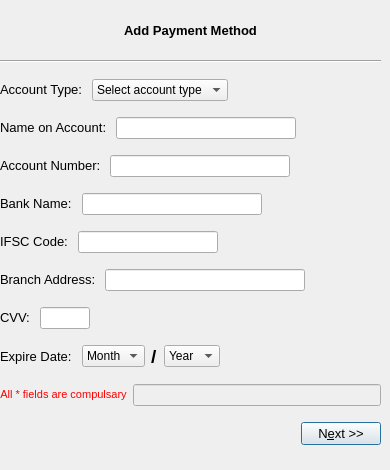
<?xml version="1.0" encoding="UTF-8"?>
<ui version="4.0">
 <class>CustomerPayment</class>
 <widget class="QWidget" name="CustomerPayment">
  <property name="geometry">
   <rect>
    <x>0</x>
    <y>0</y>
    <width>390</width>
    <height>470</height>
   </rect>
  </property>
  <property name="windowTitle">
   <string>Form</string>
  </property>
  <widget class="QWidget" name="">
   <property name="geometry">
    <rect>
     <x>0</x>
     <y>20</y>
     <width>381</width>
     <height>22</height>
    </rect>
   </property>
   <layout class="QHBoxLayout" name="horizontalLayout_11">
    <item>
     <spacer name="horizontalSpacer_13">
      <property name="orientation">
       <enum>Qt::Horizontal</enum>
      </property>
      <property name="sizeHint" stdset="0">
       <size>
        <width>40</width>
        <height>20</height>
       </size>
      </property>
     </spacer>
    </item>
    <item>
     <widget class="QLabel" name="titleLabel">
      <property name="font">
       <font>
        <pointsize>10</pointsize>
       </font>
      </property>
      <property name="text">
       <string>&lt;html&gt;&lt;center&gt;&lt;b&gt;&lt;p&gt;Add Payment Method&lt;/p&gt;&lt;/b&gt;&lt;/center&gt;&lt;/html&gt;</string>
      </property>
     </widget>
    </item>
    <item>
     <spacer name="horizontalSpacer_14">
      <property name="orientation">
       <enum>Qt::Horizontal</enum>
      </property>
      <property name="sizeHint" stdset="0">
       <size>
        <width>40</width>
        <height>20</height>
       </size>
      </property>
     </spacer>
    </item>
   </layout>
  </widget>
  <widget class="QWidget" name="">
   <property name="geometry">
    <rect>
     <x>0</x>
     <y>50</y>
     <width>381</width>
     <height>411</height>
    </rect>
   </property>
   <layout class="QVBoxLayout" name="verticalLayout">
    <item>
     <widget class="Line" name="hline">
      <property name="orientation">
       <enum>Qt::Horizontal</enum>
      </property>
     </widget>
    </item>
    <item>
     <layout class="QHBoxLayout" name="horizontalLayout">
      <item>
       <widget class="QLabel" name="acTypeLabel">
        <property name="font">
         <font>
          <pointsize>10</pointsize>
         </font>
        </property>
        <property name="text">
         <string>&lt;html&gt;&lt;center&gt;&lt;p align =&quot;left&quot; &gt;Account Type:   &lt;/p&gt;&lt;/center&gt;&lt;/html&gt;</string>
        </property>
        <property name="buddy">
         <cstring>acTypeBox</cstring>
        </property>
       </widget>
      </item>
      <item>
       <widget class="QComboBox" name="acTypeBox">
        <item>
         <property name="text">
          <string>Select account type</string>
         </property>
        </item>
        <item>
         <property name="text">
          <string>Bank Account</string>
         </property>
        </item>
        <item>
         <property name="text">
          <string>Debit Card</string>
         </property>
        </item>
        <item>
         <property name="text">
          <string>Credit Card</string>
         </property>
        </item>
        <item>
         <property name="text">
          <string>UPI Number</string>
         </property>
        </item>
       </widget>
      </item>
      <item>
       <spacer name="horizontalSpacer">
        <property name="orientation">
         <enum>Qt::Horizontal</enum>
        </property>
        <property name="sizeHint" stdset="0">
         <size>
          <width>40</width>
          <height>20</height>
         </size>
        </property>
       </spacer>
      </item>
     </layout>
    </item>
    <item>
     <layout class="QHBoxLayout" name="horizontalLayout_2">
      <item>
       <widget class="QLabel" name="noaLabel">
        <property name="font">
         <font>
          <pointsize>10</pointsize>
         </font>
        </property>
        <property name="text">
         <string>&lt;html&gt;&lt;center&gt;&lt;p align =&quot;left&quot; &gt;Name on Account:   &lt;/p&gt;&lt;/center&gt;&lt;/html&gt;</string>
        </property>
        <property name="buddy">
         <cstring>noaEdit</cstring>
        </property>
       </widget>
      </item>
      <item>
       <widget class="QLineEdit" name="noaEdit">
        <property name="minimumSize">
         <size>
          <width>180</width>
          <height>0</height>
         </size>
        </property>
       </widget>
      </item>
      <item>
       <spacer name="horizontalSpacer_2">
        <property name="orientation">
         <enum>Qt::Horizontal</enum>
        </property>
        <property name="sizeHint" stdset="0">
         <size>
          <width>40</width>
          <height>20</height>
         </size>
        </property>
       </spacer>
      </item>
     </layout>
    </item>
    <item>
     <layout class="QHBoxLayout" name="horizontalLayout_3">
      <item>
       <widget class="QLabel" name="aNumberLabel">
        <property name="font">
         <font>
          <pointsize>10</pointsize>
         </font>
        </property>
        <property name="text">
         <string>&lt;html&gt;&lt;center&gt;&lt;p align =&quot;left&quot; &gt;Account Number:   &lt;/p&gt;&lt;/center&gt;&lt;/html&gt;</string>
        </property>
        <property name="buddy">
         <cstring>aNumberEdit</cstring>
        </property>
       </widget>
      </item>
      <item>
       <widget class="QLineEdit" name="aNumberEdit">
        <property name="minimumSize">
         <size>
          <width>180</width>
          <height>0</height>
         </size>
        </property>
       </widget>
      </item>
      <item>
       <spacer name="horizontalSpacer_3">
        <property name="orientation">
         <enum>Qt::Horizontal</enum>
        </property>
        <property name="sizeHint" stdset="0">
         <size>
          <width>40</width>
          <height>20</height>
         </size>
        </property>
       </spacer>
      </item>
     </layout>
    </item>
    <item>
     <layout class="QHBoxLayout" name="horizontalLayout_4">
      <item>
       <widget class="QLabel" name="bNameLabel">
        <property name="font">
         <font>
          <pointsize>10</pointsize>
         </font>
        </property>
        <property name="text">
         <string>&lt;html&gt;&lt;center&gt;&lt;p align =&quot;left&quot; &gt;Bank Name:   &lt;/p&gt;&lt;/center&gt;&lt;/html&gt;</string>
        </property>
        <property name="buddy">
         <cstring>bNameEdit</cstring>
        </property>
       </widget>
      </item>
      <item>
       <widget class="QLineEdit" name="bNameEdit">
        <property name="minimumSize">
         <size>
          <width>180</width>
          <height>0</height>
         </size>
        </property>
       </widget>
      </item>
      <item>
       <spacer name="horizontalSpacer_4">
        <property name="orientation">
         <enum>Qt::Horizontal</enum>
        </property>
        <property name="sizeHint" stdset="0">
         <size>
          <width>40</width>
          <height>20</height>
         </size>
        </property>
       </spacer>
      </item>
     </layout>
    </item>
    <item>
     <layout class="QHBoxLayout" name="horizontalLayout_5">
      <item>
       <widget class="QLabel" name="ifscLabel">
        <property name="font">
         <font>
          <pointsize>10</pointsize>
         </font>
        </property>
        <property name="text">
         <string>&lt;html&gt;&lt;center&gt;&lt;p align =&quot;left&quot; &gt;IFSC Code:   &lt;/p&gt;&lt;/center&gt;&lt;/html&gt;</string>
        </property>
        <property name="buddy">
         <cstring>ifscEdit</cstring>
        </property>
       </widget>
      </item>
      <item>
       <widget class="QLineEdit" name="ifscEdit">
        <property name="sizePolicy">
         <sizepolicy hsizetype="Fixed" vsizetype="Fixed">
          <horstretch>0</horstretch>
          <verstretch>0</verstretch>
         </sizepolicy>
        </property>
        <property name="minimumSize">
         <size>
          <width>140</width>
          <height>0</height>
         </size>
        </property>
        <property name="maximumSize">
         <size>
          <width>140</width>
          <height>16777215</height>
         </size>
        </property>
       </widget>
      </item>
      <item>
       <spacer name="horizontalSpacer_5">
        <property name="orientation">
         <enum>Qt::Horizontal</enum>
        </property>
        <property name="sizeHint" stdset="0">
         <size>
          <width>40</width>
          <height>20</height>
         </size>
        </property>
       </spacer>
      </item>
     </layout>
    </item>
    <item>
     <layout class="QHBoxLayout" name="horizontalLayout_6">
      <item>
       <widget class="QLabel" name="bAddLabel">
        <property name="font">
         <font>
          <pointsize>10</pointsize>
         </font>
        </property>
        <property name="text">
         <string>&lt;html&gt;&lt;center&gt;&lt;p align =&quot;left&quot; &gt;Branch Address:   &lt;/p&gt;&lt;/center&gt;&lt;/html&gt;</string>
        </property>
        <property name="buddy">
         <cstring>bAddEdit</cstring>
        </property>
       </widget>
      </item>
      <item>
       <widget class="QLineEdit" name="bAddEdit">
        <property name="minimumSize">
         <size>
          <width>200</width>
          <height>0</height>
         </size>
        </property>
       </widget>
      </item>
      <item>
       <spacer name="horizontalSpacer_6">
        <property name="orientation">
         <enum>Qt::Horizontal</enum>
        </property>
        <property name="sizeHint" stdset="0">
         <size>
          <width>40</width>
          <height>20</height>
         </size>
        </property>
       </spacer>
      </item>
     </layout>
    </item>
    <item>
     <layout class="QHBoxLayout" name="horizontalLayout_7">
      <item>
       <widget class="QLabel" name="cvvLabel">
        <property name="font">
         <font>
          <pointsize>10</pointsize>
         </font>
        </property>
        <property name="text">
         <string>&lt;html&gt;&lt;center&gt;&lt;p align =&quot;left&quot; &gt;CVV:	&lt;/p&gt;&lt;/center&gt;&lt;/html&gt;</string>
        </property>
        <property name="buddy">
         <cstring>cvvEdit</cstring>
        </property>
       </widget>
      </item>
      <item>
       <widget class="QLineEdit" name="cvvEdit">
        <property name="sizePolicy">
         <sizepolicy hsizetype="Fixed" vsizetype="Fixed">
          <horstretch>0</horstretch>
          <verstretch>0</verstretch>
         </sizepolicy>
        </property>
        <property name="minimumSize">
         <size>
          <width>50</width>
          <height>0</height>
         </size>
        </property>
        <property name="maximumSize">
         <size>
          <width>50</width>
          <height>16777215</height>
         </size>
        </property>
       </widget>
      </item>
      <item>
       <spacer name="horizontalSpacer_7">
        <property name="orientation">
         <enum>Qt::Horizontal</enum>
        </property>
        <property name="sizeHint" stdset="0">
         <size>
          <width>40</width>
          <height>20</height>
         </size>
        </property>
       </spacer>
      </item>
     </layout>
    </item>
    <item>
     <layout class="QHBoxLayout" name="horizontalLayout_8">
      <item>
       <widget class="QLabel" name="exDateLabel">
        <property name="font">
         <font>
          <pointsize>10</pointsize>
         </font>
        </property>
        <property name="text">
         <string>&lt;html&gt;&lt;center&gt;&lt;p align =&quot;left&quot; &gt;Expire Date:	&lt;/p&gt;&lt;/center&gt;&lt;/html&gt;</string>
        </property>
       </widget>
      </item>
      <item>
       <widget class="QComboBox" name="monthBox">
        <item>
         <property name="text">
          <string>Month</string>
         </property>
        </item>
        <item>
         <property name="text">
          <string>Jan</string>
         </property>
        </item>
        <item>
         <property name="text">
          <string>Feb</string>
         </property>
        </item>
        <item>
         <property name="text">
          <string>Mar</string>
         </property>
        </item>
        <item>
         <property name="text">
          <string>April</string>
         </property>
        </item>
        <item>
         <property name="text">
          <string>May</string>
         </property>
        </item>
        <item>
         <property name="text">
          <string>Jun</string>
         </property>
        </item>
        <item>
         <property name="text">
          <string>July</string>
         </property>
        </item>
        <item>
         <property name="text">
          <string>Aug</string>
         </property>
        </item>
        <item>
         <property name="text">
          <string>Sept</string>
         </property>
        </item>
        <item>
         <property name="text">
          <string>Oct</string>
         </property>
        </item>
        <item>
         <property name="text">
          <string>Nov</string>
         </property>
        </item>
        <item>
         <property name="text">
          <string>Dec</string>
         </property>
        </item>
       </widget>
      </item>
      <item>
       <widget class="QLabel" name="label_10">
        <property name="font">
         <font>
          <pointsize>14</pointsize>
         </font>
        </property>
        <property name="text">
         <string>&lt;html&gt;&lt;center&gt;&lt;p align =&quot;left&quot; &gt;&lt;b&gt;/&lt;/b&gt;&lt;/p&gt;&lt;/center&gt;&lt;/html&gt;</string>
        </property>
       </widget>
      </item>
      <item>
       <widget class="QComboBox" name="yearBox">
        <item>
         <property name="text">
          <string>Year</string>
         </property>
        </item>
       </widget>
      </item>
      <item>
       <spacer name="horizontalSpacer_8">
        <property name="orientation">
         <enum>Qt::Horizontal</enum>
        </property>
        <property name="sizeHint" stdset="0">
         <size>
          <width>40</width>
          <height>20</height>
         </size>
        </property>
       </spacer>
      </item>
     </layout>
    </item>
    <item>
     <layout class="QHBoxLayout" name="horizontalLayout_10">
      <item>
       <widget class="QLabel" name="errorLabel">
        <property name="font">
         <font>
          <pointsize>8</pointsize>
         </font>
        </property>
        <property name="styleSheet">
         <string notr="true">QLabel {
color: red
}</string>
        </property>
        <property name="text">
         <string>&lt;html&gt;&lt;center&gt;&lt;p align =&quot;center&quot; &gt;All * fields are compulsary&lt;/p&gt;&lt;/center&gt;&lt;/html&gt;</string>
        </property>
       </widget>
      </item>
      <item>
       <widget class="QLineEdit" name="lineEdit_7">
        <property name="enabled">
         <bool>false</bool>
        </property>
       </widget>
      </item>
     </layout>
    </item>
    <item>
     <layout class="QHBoxLayout" name="horizontalLayout_9">
      <item>
       <spacer name="horizontalSpacer_9">
        <property name="orientation">
         <enum>Qt::Horizontal</enum>
        </property>
        <property name="sizeHint" stdset="0">
         <size>
          <width>40</width>
          <height>20</height>
         </size>
        </property>
       </spacer>
      </item>
      <item>
       <spacer name="horizontalSpacer_10">
        <property name="orientation">
         <enum>Qt::Horizontal</enum>
        </property>
        <property name="sizeHint" stdset="0">
         <size>
          <width>40</width>
          <height>20</height>
         </size>
        </property>
       </spacer>
      </item>
      <item>
       <spacer name="horizontalSpacer_11">
        <property name="orientation">
         <enum>Qt::Horizontal</enum>
        </property>
        <property name="sizeHint" stdset="0">
         <size>
          <width>40</width>
          <height>20</height>
         </size>
        </property>
       </spacer>
      </item>
      <item>
       <widget class="QPushButton" name="nextButton">
        <property name="font">
         <font>
          <pointsize>10</pointsize>
         </font>
        </property>
        <property name="text">
         <string>N&amp;ext &gt;&gt;</string>
        </property>
        <property name="autoDefault">
         <bool>true</bool>
        </property>
        <property name="default">
         <bool>true</bool>
        </property>
       </widget>
      </item>
     </layout>
    </item>
   </layout>
  </widget>
 </widget>
 <tabstops>
  <tabstop>acTypeBox</tabstop>
  <tabstop>noaEdit</tabstop>
  <tabstop>aNumberEdit</tabstop>
  <tabstop>bNameEdit</tabstop>
  <tabstop>ifscEdit</tabstop>
  <tabstop>bAddEdit</tabstop>
  <tabstop>cvvEdit</tabstop>
  <tabstop>monthBox</tabstop>
  <tabstop>yearBox</tabstop>
  <tabstop>nextButton</tabstop>
  <tabstop>lineEdit_7</tabstop>
 </tabstops>
 <resources/>
 <connections/>
</ui>
